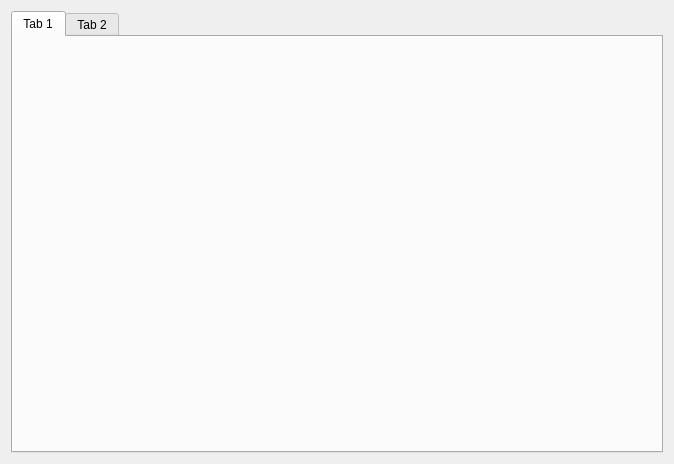
<?xml version="1.0" encoding="UTF-8"?>
<ui version="4.0">
 <class>UAVArmShotAloneListDialog</class>
 <widget class="QWidget" name="UAVArmShotAloneListDialog">
  <property name="geometry">
   <rect>
    <x>0</x>
    <y>0</y>
    <width>674</width>
    <height>464</height>
   </rect>
  </property>
  <property name="windowTitle">
   <string>Form</string>
  </property>
  <layout class="QGridLayout" name="gridLayout">
   <item row="0" column="0">
    <widget class="QTabWidget" name="tabWidget">
     <property name="currentIndex">
      <number>0</number>
     </property>
     <widget class="QWidget" name="tab">
      <attribute name="title">
       <string>Tab 1</string>
      </attribute>
     </widget>
     <widget class="QWidget" name="tab_2">
      <attribute name="title">
       <string>Tab 2</string>
      </attribute>
     </widget>
    </widget>
   </item>
  </layout>
 </widget>
 <resources/>
 <connections/>
</ui>
